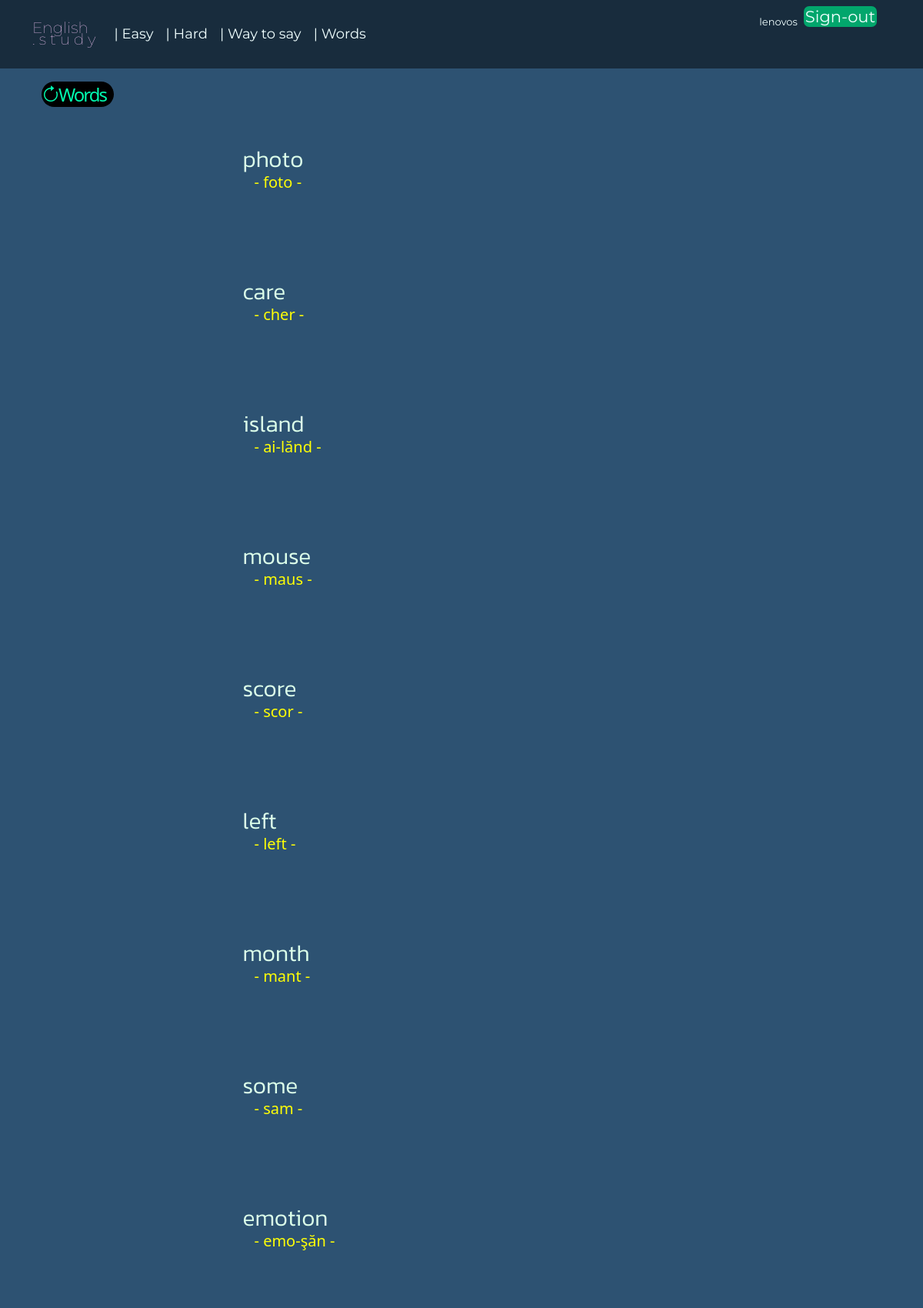
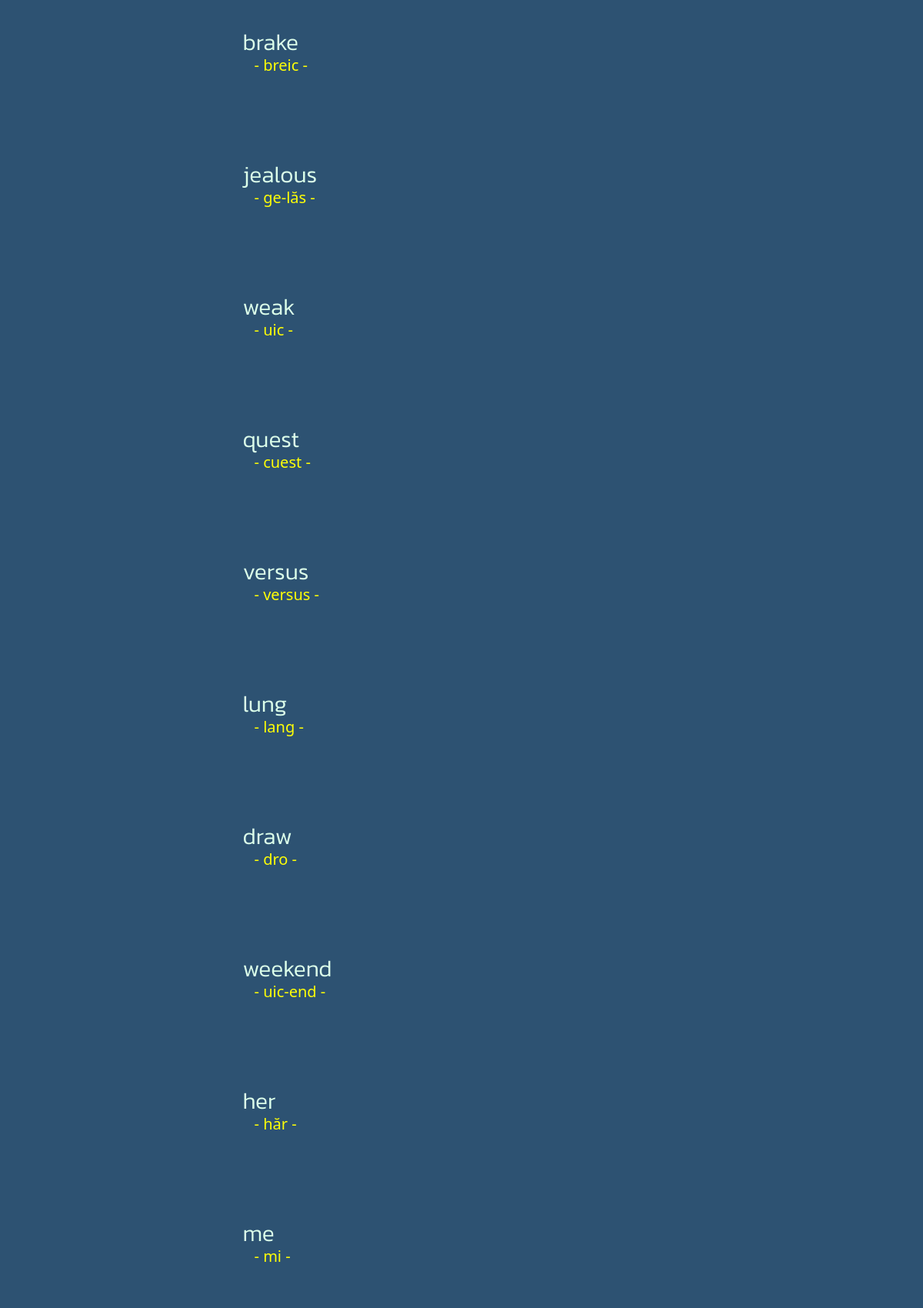
The app's page /verbs/ (signed in, upper part) with its own data (2 pictures, top to bottom).
### agency/models.py (models this page shows)
class EngRomVerbs(models.Model):
    eng = models.CharField(max_length=100)
    engdict = models.CharField(max_length=100)
    rom = models.CharField(max_length=100)
    def __str__(self):
        s = ''.join(char for char in self.rom if char.isalnum())
        return s

### agency/views.py (the view)
# urls.py: path('verbs/', EngRomVerbsView.as_view(), name='verbs'),
class EngRomVerbsView(ListView):
    model = EngRomVerbs
    template_name = 'agency/verbs.html'
    def get_context_data(self, **kwargs):
        context = super().get_context_data(**kwargs)
        a = EngRomVerbs.objects.all().order_by("?")[:50]
        context['exp_list_2'] = a
        return context

### agency/templates/agency/verbs.html (shortened to what this page needs)
{% extends 'base.html' %}
{% block content %}
    <div class="container-lg mt-3">
      <div class="row justify-content-lg-center">
      <div class="row sticky">
          <div class="btn-group" role="group" aria-label="Basic example">
                  <a href="{% url 'verbs' %}" class="sticky"><i class="bi bi-arrow-clockwise" style="font-size: x-large">Words</i></a>
          </div>
      </div>
            {% for exp in exp_list_2 %}
            <div class="col-lg-7 p-5">
                <h3 id="{{ exp.pk }}">{{ exp.eng|lower }}</h3>
                <h5 style="position: relative; bottom: 8px; left: 15px; color: #ffff06">- {{ exp.engdict }} -</h5>
            </div>
            {% endfor %}
      </div>
      </div>
{% endblock %}

### templates/base.html (shortened to what this page needs)
{% load i18n %}
{% load socialaccount %}
<!DOCTYPE html>
<html lang="en">
<head>
    <link rel="stylesheet" href="https://cdn.jsdelivr.net/npm/bootstrap-icons@1.9.1/font/bootstrap-icons.css">
    <link rel="stylesheet" href="https://cdn.jsdelivr.net/npm/bootstrap@5.1.3/dist/css/bootstrap.min.css">
  <link rel="stylesheet" href="https://cdnjs.cloudflare.com/ajax/libs/jquery-datetimepicker/2.5.20/jquery.datetimepicker.min.css" />
</head>
<body>
    <nav class="navbar navbar-expand-lg" style="background-color: rgb(24,44,61)">
   <div class="container-lg">
       <h6><a class="navbar-nav sigla" href="{% url 'home' %}">English<br> . s t u d y</a></h6>
    <div class="offcanvas offcanvas-end" tabindex="-1" id="offcanvasNavbar" aria-labelledby="offcanvasNavbarLabel">
      <div class="offcanvas-body" style="background-color: rgb(24,44,61)">
          <ul class="navbar-nav p-3">
              <li class="nav-item">
            <a style="color: azure" class="nav-link" href="{% url 'article_easy' %}"> | Easy</a>
          </li>
              <li class="nav-item">
            <a style="color: azure" class="nav-link" href="{% url 'articles' %}"> | Hard</a>
          </li>
              <li class="nav-item">
            <a style="color: azure" class="nav-link" href="{% url 'waytosay' %}"> | Way to say</a>
          </li>
              <li class="nav-item">
            <a style="color: azure" class="nav-link" href="{% url 'verbs' %}"> | Words</a>
          </li>
          </ul>
        <ul class="navbar-nav justify-content-end flex-grow-1 pe-3">
            {% if user.is_authenticated %}
          <li>
            <a style="color: azure; font-size: small" class="nav-link active" aria-current="page" href="#">{{ user.username }}</a>
          </li>
                <form method="post" action="{% url 'account_logout' %}">
                <button type="submit" class="button-menu">Sign-out</button>
                </form>
            {% endif %}
        </ul>
      </div>
    </div>
  </div>
   </nav>
{% block content %}
{% endblock %}
</body>
</html>

### templates/base.html (style rules this page uses)
p, ul, li, label { font-family: Montserrat, sans-serif; color: azure; font-size: large; line-height: 25px; }
i { color: #01fcb0; border-radius: 50px; background: black; padding: 0 10px 0 0; font-style: normal; letter-spacing: -2px; }
h6 { font-family: Kanit, sans-serif; font-weight: lighter; font-size: x-large; color: #bbccdd; }
.sigla { font-stretch: condensed; color: #ffcdfe; font-family: Montserrat, sans-serif; position: relative; top: 3px; font-size: smaller; line-height: 15px; }
h3 { font-family: Kanit, sans-serif; font-weight: 300; color: #dcffea; font-size: 30px; }
a { text-decoration: none; }
body { background-color: rgb(45, 82, 114); color: #04c0f8; }
button { border-style: none; background-color: rgb(2, 166, 108); color: azure; border-radius: 7px; padding: 1px 2px 1px 2px; margin: 10px 2px 10px 0; font-size: 21px; }
.button-menu { position: relative; bottom: 10px; }
.sticky { position: sticky; top: 25px; font-size: 20px; }

### records on screen
EngRomVerbs: eng "photo", engdict "foto"
EngRomVerbs: eng "care", engdict "cher"
EngRomVerbs: eng "island", engdict "ai-lănd"
EngRomVerbs: eng "mouse", engdict "maus"
EngRomVerbs: eng "score", engdict "scor"
EngRomVerbs: eng "left", engdict "left"
EngRomVerbs: eng "month", engdict "mant"
EngRomVerbs: eng "some", engdict "sam"
EngRomVerbs: eng "emotion", engdict "emo-şăn"
EngRomVerbs: eng "brake", engdict "breic"
EngRomVerbs: eng "jealous", engdict "ge-lăs"
EngRomVerbs: eng "weak", engdict "uic"
EngRomVerbs: eng "quest", engdict "cuest"
EngRomVerbs: eng "versus", engdict "versus"
EngRomVerbs: eng "lung", engdict "lang"
EngRomVerbs: eng "draw", engdict "dro"
EngRomVerbs: eng "weekend", engdict "uic-end"
EngRomVerbs: eng "her", engdict "hăr"
EngRomVerbs: eng "me", engdict "mi"

### other values on screen
{{ user.username }} "lenovos"
